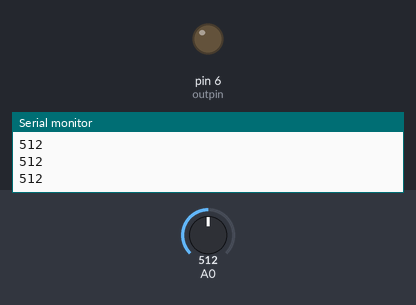
The sketch below on a simulated Arduino Uno, built with avr-gcc and run on an emulated ATmega328P. On the bench: output pins drawn as LEDs (lit = HIGH), the last lines printed to the serial monitor. The inputs (shaded band) are chosen by the test bench; at power-on: A0 = 512.

Above: at 1.2 s.
1.3 s: A0 set to 490
At 2.3 s:
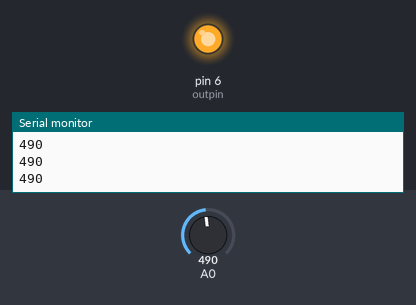
2.8 s: A0 set to 594
4.3 s: A0 set to 614
At 4.7 s:
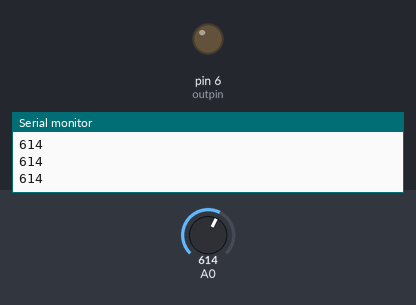
5.8 s: A0 set to 306
At 7.1 s:
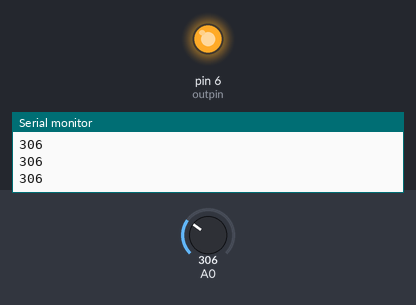
Timing chart, 0 to 8.3 s (numbered marks = the images above; inputs shaded):
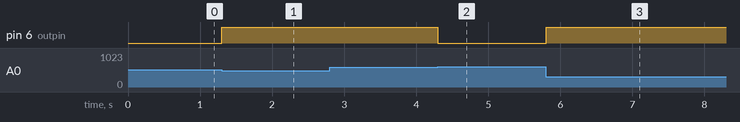

Measured:
- the behaviour switches between 500 and 499 on A0 (found by bisection; images 0 and 1)
- the behaviour switches between 600 and 601 on A0 (found by bisection; images 1 and 2)
- after the input at 1.3 s, pin 6 (outpin): LOW → HIGH at once
- after the input at 4.3 s, pin 6 (outpin): HIGH → LOW at once
- after the input at 5.8 s, pin 6 (outpin): LOW → HIGH at once

The sketch:

slimezistor.ino
```cpp
int outpin = 6;
int x0 = 0;//value of analog pin A0
int vmin = 500;//upper voltage trigger to toggle digital LOW
int vmax = 600;//lower voltage trigger to toggle digital HIGH

void setup() {

    pinMode(outpin,OUTPUT);
    digitalWrite(outpin,LOW);
    Serial.begin(9600);

}

void loop() {
  x0 = analogRead(A0);
  if(x0 > vmax){
    digitalWrite(outpin,LOW);
  }
  if(x0 < vmin){
    digitalWrite(outpin,HIGH);
  }
  Serial.println(x0);
//  delay(1);
}
```
